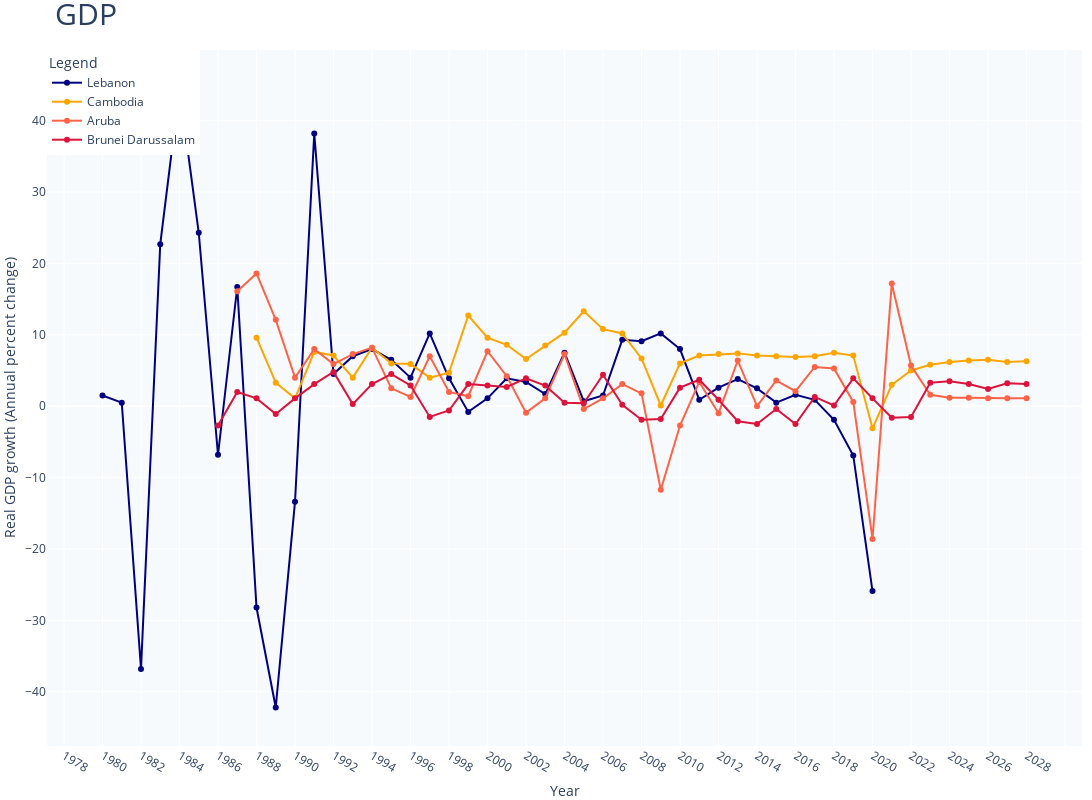

Notebook cell for this chart:
### Code cell
# list_selection = countrys_01_to_02
# countrys_01_to_02 = countrys_01_to_02.insert(0, 'year')
# graficos(df_null[countrys_01_to_02],list_selection,columna_y='Real GDP growth (Annual percent change)')
plot_gdp(df_null,countrys_01_to_02)

### Figure 1 — Plotly figure (JSON) as saved in the notebook; plotly's stock layout.template omitted (floating-point values rounded to 4 significant figures)
{"data": [{"marker": {"color": "navy"}, "mode": "lines+markers", "name": "Lebanon", "type": "scatter", "x": [1980, 1981, 1982, 1983, 1984, 1985, 1986, 1987, 1988, 1989, 1990, 1991, 1992, 1993, 1994, 1995, 1996, 1997, 1998, 1999, 2000, 2001, 2002, 2003, 2004, 2005, 2006, 2007, 2008, 2009, 2010, 2011, 2012, 2013, 2014, 2015, 2016, 2017, 2018, 2019, 2020, 2021, 2022, 2023, 2024, 2025, 2026, 2027, 2028], "y": [1.5, 0.5, -36.8, 22.7, 44.5, 24.3, -6.8, 16.7, -28.2, -42.2, -13.4, 38.2, 4.5, 7, 8, 6.5, 4, 10.2, 3.9, -0.8, 1.1, 3.9, 3.4, 1.7, 7.5, 0.7, 1.5, 9.3, 9.1, 10.2, 8, 0.9, 2.6, 3.8, 2.5, 0.5, 1.6, 0.9, -1.9, -6.9, -25.9, null, null, null, null, null, null, null, null]}, {"marker": {"color": "orange"}, "mode": "lines+markers", "name": "Cambodia", "type": "scatter", "x": [1980, 1981, 1982, 1983, 1984, 1985, 1986, 1987, 1988, 1989, 1990, 1991, 1992, 1993, 1994, 1995, 1996, 1997, 1998, 1999, 2000, 2001, 2002, 2003, 2004, 2005, 2006, 2007, 2008, 2009, 2010, 2011, 2012, 2013, 2014, 2015, 2016, 2017, 2018, 2019, 2020, 2021, 2022, 2023, 2024, 2025, 2026, 2027, 2028], "y": [null, null, null, null, null, null, null, null, 9.6, 3.3, 1.1, 7.6, 7.1, 4, 8.2, 6, 5.9, 4, 4.7, 12.7, 9.6, 8.6, 6.6, 8.5, 10.3, 13.3, 10.8, 10.2, 6.7, 0.1, 6, 7.1, 7.3, 7.4, 7.1, 7, 6.9, 7, 7.5, 7.1, -3.1, 3, 5, 5.8, 6.2, 6.4, 6.5, 6.2, 6.3]}, {"marker": {"color": "tomato"}, "mode": "lines+markers", "name": "Aruba", "type": "scatter", "x": [1980, 1981, 1982, 1983, 1984, 1985, 1986, 1987, 1988, 1989, 1990, 1991, 1992, 1993, 1994, 1995, 1996, 1997, 1998, 1999, 2000, 2001, 2002, 2003, 2004, 2005, 2006, 2007, 2008, 2009, 2010, 2011, 2012, 2013, 2014, 2015, 2016, 2017, 2018, 2019, 2020, 2021, 2022, 2023, 2024, 2025, 2026, 2027, 2028], "y": [null, null, null, null, null, null, null, 16.1, 18.6, 12.1, 4, 8, 5.9, 7.3, 8.2, 2.5, 1.3, 7, 2, 1.4, 7.7, 4.2, -0.9, 1.1, 7.3, -0.4, 1.1, 3.1, 1.8, -11.7, -2.7, 3.4, -1, 6.4, 0, 3.6, 2.1, 5.5, 5.3, 0.6, -18.6, 17.2, 5.7, 1.6, 1.2, 1.2, 1.1, 1.1, 1.1]}, {"marker": {"color": "crimson"}, "mode": "lines+markers", "name": "Brunei Darussalam", "type": "scatter", "x": [1980, 1981, 1982, 1983, 1984, 1985, 1986, 1987, 1988, 1989, 1990, 1991, 1992, 1993, 1994, 1995, 1996, 1997, 1998, 1999, 2000, 2001, 2002, 2003, 2004, 2005, 2006, 2007, 2008, 2009, 2010, 2011, 2012, 2013, 2014, 2015, 2016, 2017, 2018, 2019, 2020, 2021, 2022, 2023, 2024, 2025, 2026, 2027, 2028], "y": [null, null, null, null, null, null, -2.7, 2, 1.1, -1.1, 1.1, 3.1, 4.8, 0.3, 3.1, 4.5, 2.9, -1.5, -0.6, 3.1, 2.9, 2.7, 3.9, 2.9, 0.5, 0.4, 4.4, 0.2, -1.9, -1.8, 2.6, 3.7, 0.9, -2.1, -2.5, -0.4, -2.5, 1.3, 0.1, 3.9, 1.1, -1.6, -1.5, 3.3, 3.5, 3.1, 2.4, 3.2, 3.1]}], "layout": {"height": 800, "legend": {"title": {"text": "Legend"}, "x": 0, "y": 1}, "margin": {"b": 0, "l": 0, "r": 0, "t": 50}, "plot_bgcolor": "#F7FAFC", "showlegend": true, "title": {"font": {"size": 30}, "text": "GDP"}, "width": 1200, "xaxis": {"dtick": "2", "tickangle": 30, "title": {"text": "Year"}}, "yaxis": {"tickformat": ",.0f", "title": {"text": "Real GDP growth (Annual percent change)"}}}}
